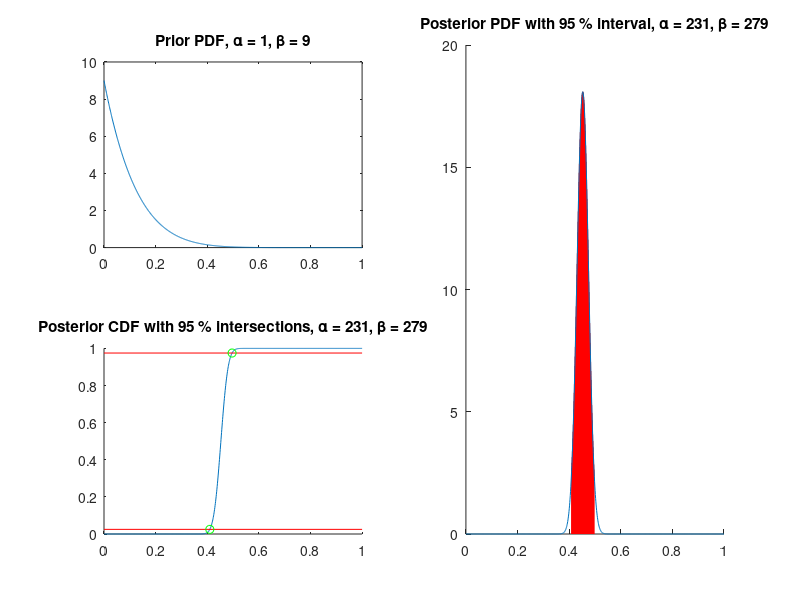

MATLAB code for this plot:
x = linspace(0, 1, 1000);             % samples

alphaPrior = 1; alphaPosterior = 231; % prior/posterior alpha/beta
betaPrior  = 9; betaPosterior  = 279; % from sheet and calculated

yPriorPDF     = betapdf(x, alphaPrior,     betaPrior);
yPosteriorPDF = betapdf(x, alphaPosterior, betaPosterior);
yPosteriorCDF = betacdf(x, alphaPosterior, betaPosterior);

yLow  = 0.025;                                         % 95 % threshold
yHigh = 0.975;
xLow  = betainv(yLow,  alphaPosterior, betaPosterior); % corresponding x
xHigh = betainv(yHigh, alphaPosterior, betaPosterior);

subplot(2, 2, 1);
    plot(x, yPriorPDF);               % plot prior
    title(['Prior PDF, \alpha = ' num2str(alphaPrior)...
           ', \beta = ' num2str(betaPrior)]);
subplot(2, 2, 3);
    hold on;    
    plot(x, yPosteriorCDF);           % plot posterior cdf
    plot(xlim, [yHigh yHigh], 'r');   % plot 95% lines and intersections
    plot(xlim, [yLow  yLow],  'r');
    plot(xHigh, yHigh, 'og');
    plot(xLow,  yLow,  'og');
    title(['Posterior CDF with 95 % intersections, \alpha = '...
           num2str(alphaPosterior) ', \beta = ' num2str(betaPosterior)]);
    hold off;
subplot(2, 2, [2 4]);
    hold on;
    for i = linspace(xLow, xHigh, 100)  % plot area
        plot([i i], [0 betapdf(i, alphaPosterior, betaPosterior)], 'r');
    end    
    
    plot(x, yPosteriorPDF);           % plot pdf
    title(['Posterior PDF with 95 % interval, \alpha = '...
           num2str(alphaPosterior) ', \beta = ' num2str(betaPosterior)]);
    hold off;